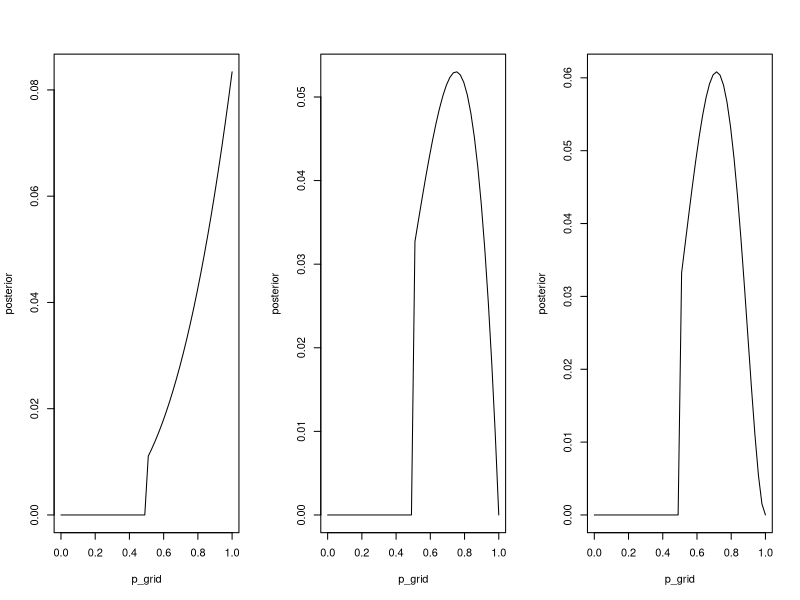

This chart was generated by the following R code:
# 2M2. Now assume a prior for p that is equal to zero when
# p < 0.5 and is a positive constant when p ≥ 0.5.
# Again compute and plot the grid approximate posterior
# distribution for each of the sets of observations in the
# problem just above.

p_of_water <- function( n_Ws, N, grid_size ) {
  p_grid <- seq( from=0, to=1, length.out=grid_size )
  prior <- ifelse( p_grid < 0.5 , 0, 1 )
  likelihood <- dbinom( n_Ws, size=N, prob=p_grid )
  posterior <- prior * likelihood
  posterior <- posterior / sum(posterior)
  plot( p_grid, posterior, type="l" )
}

GRID_SIZE <- 50

par( mfrow=c( 1, 3 ) )
p_of_water( 3, 3, GRID_SIZE )
p_of_water( 3, 4, GRID_SIZE )
p_of_water( 5, 7, GRID_SIZE )

